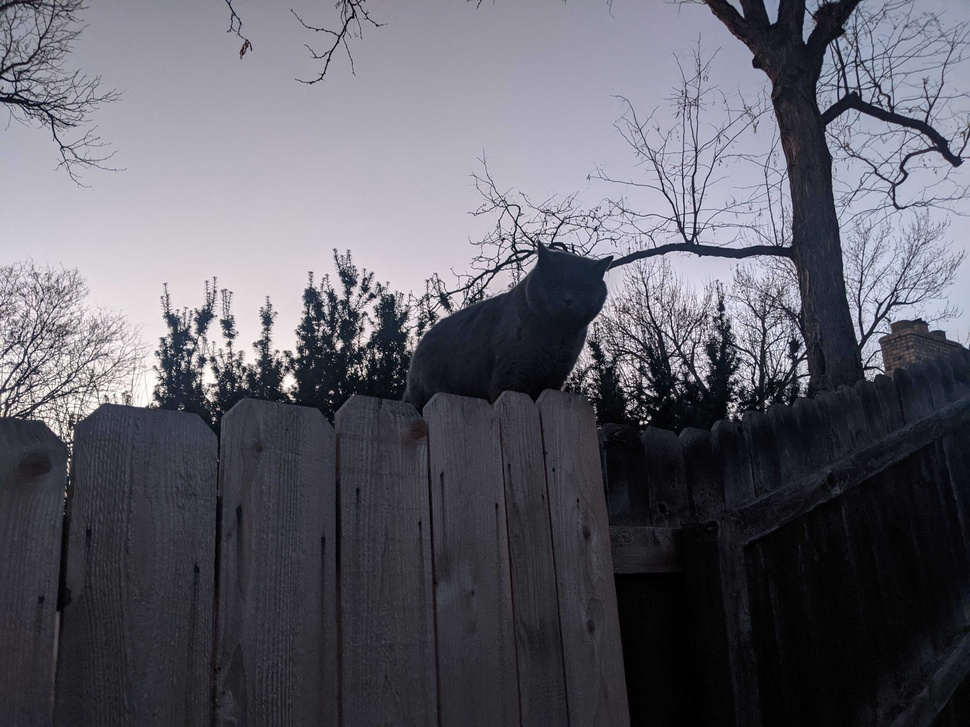
#> input picture project4/LB.jpg, 970 x 727 px, shrunk from 4032 x 3024 before the run
$ jupyter execute project4_Contrast_enhancement.ipynb
#> lines starting #> are read from the running program, lines starting #| are printed output that depends on the picture
# In-class (mini Project 4) -- image enhancement -- MCEN 1030

In this project we'll examine some image processing tools within a Python package called scikit-image. This package is built on NumPy and is doing a lot of 2D array manipulation "under the hood".

For someone applying the algorithms we will discuss here, there is a logic to them -- the gamma correction described above will darken dark areas for certain values, and brighten them up for others. But there is inarguably an element of "taste" involved, wherein you make an adjustment and assess the results. We will mostly just be experimenting with these tools.

You can read about the documentation here: https://scikit-image.org/docs/0.24.x/user_guide/index.html

...and I'll be asking you to analyze an image from here: https://mars.nasa.gov/mars2020/multimedia/raw-images/

[cell 1]
import numpy as np
import matplotlib
import matplotlib.pyplot as plt
import numpy as np

# if you are running this in Colab, need to uncomment this line:
#!pip install scikit-image
from skimage import io, img_as_float
from skimage.color import rgb2gray
from skimage import exposure

## Examine the unenhanced image

[cell 2]
img= io.imread("LB.jpg")
#> img is the input picture: shape (727, 970, 3); mean R, G, B 95.4, 94.8, 104.1
# img= io.imread("Mars_Perseverance_FRM_1342_0786077120_270ECM_N0622066FHAZ00230_00_2LLJ.png")
bw = rgb2gray(img) # we'll focus on black and white images, and this will turn a color image to black and white
image = img_as_float(bw)

io.imshow(img, cmap=plt.cm.gray)
plt.show()

## Enhance! Part 1

Let's dive straight into some enhancements using code that is lightly modified from the scikit-image documentation. The first type of enhancement we will consider is called "histogram equilization". In this context, we examine a histogram based on the pixel intensities. In the example image above, there are about 12 million pixels, how many of them are all the way black? How many white? How many are 90% white? Et cetera. We can get that information no problem -- I bet we could program it from scratch in NumPy in about 5 minutes since we've already got the image uploaded. But there are built in tools to do that for us.

With "histogram equalization" we are going to modify the intensities of the pixels such that they span the range from black to white "better", with "better" depends on the context. Let's just take a look, it's easier to look at the charts than explain theoretically.

(I actually have picked an extremely tricky example...)

[cell 3]
def plot_img_and_hist(image, axes, bins=256):
    """Plot an image along with its histogram and cumulative histogram."""
    image = img_as_float(image)
    ax_img, ax_hist = axes
    ax_cdf = ax_hist.twinx()

    # Display image
    ax_img.imshow(image, cmap=plt.cm.gray)
    ax_img.set_axis_off()

    # Display histogram
    ax_hist.hist(image.ravel(), bins=bins, histtype='step', color='black')
    ax_hist.ticklabel_format(axis='y', style='scientific', scilimits=(0, 0))
    ax_hist.set_xlabel('Pixel intensity')
    ax_hist.set_xlim(0, 1)
    ax_hist.set_yticks([])

    # Display cumulative distribution
    img_cdf, bins = exposure.cumulative_distribution(image, bins)
    ax_cdf.plot(bins, img_cdf, 'r')
    ax_cdf.set_yticks([])

    return ax_img, ax_hist, ax_cdf


# Contrast stretching
p5, p95 = np.percentile(img, (5, 95))
#> p5 = 5; p95 = 212
img_rescale = exposure.rescale_intensity(img, in_range=(p5, p95))
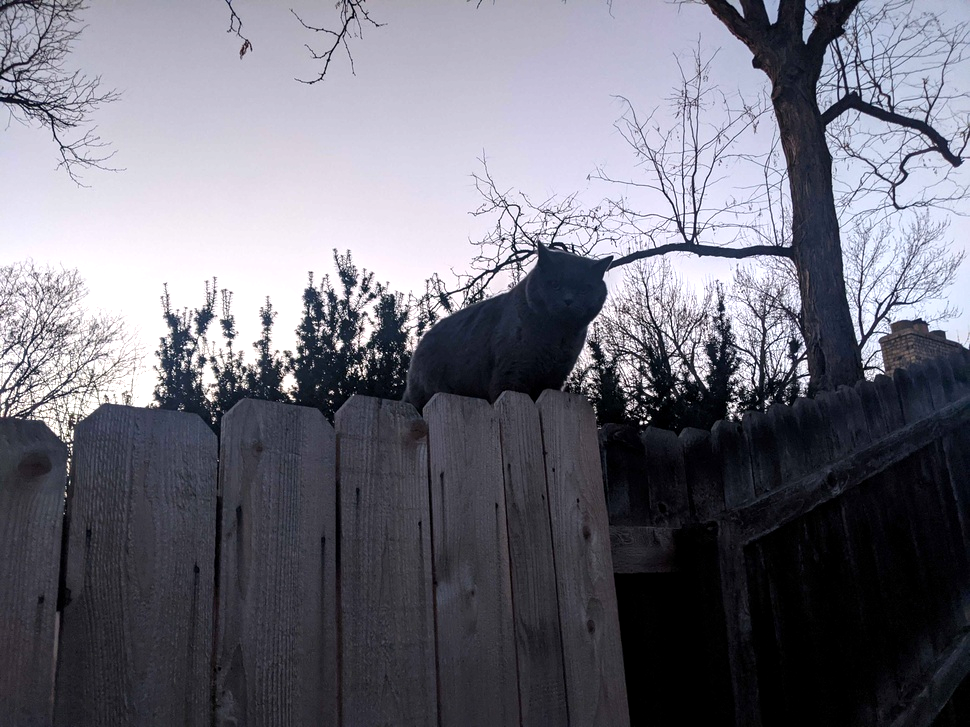
#> img_rescale: shape (727, 970, 3); mean R, G, B 110.2, 109.8, 120.9

# Equalization
img_eq = exposure.equalize_hist(img)
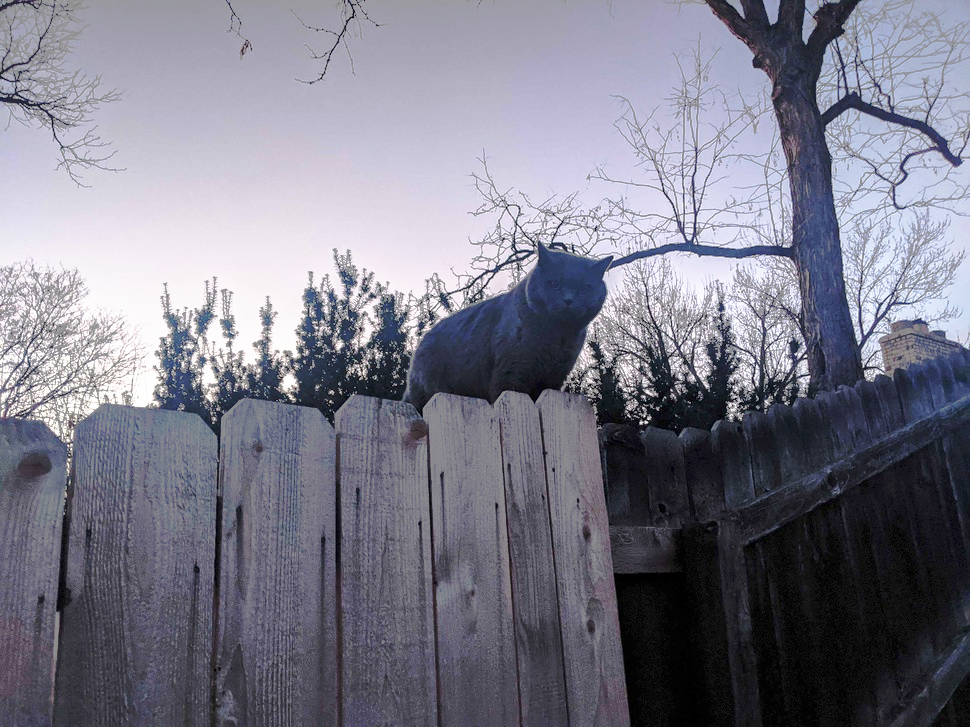
#> img_eq: shape (727, 970, 3) float64; mean R, G, B 0.486, 0.484, 0.54

# Adaptive Equalization
img_adapteq = exposure.equalize_adapthist(img, clip_limit=0.03)
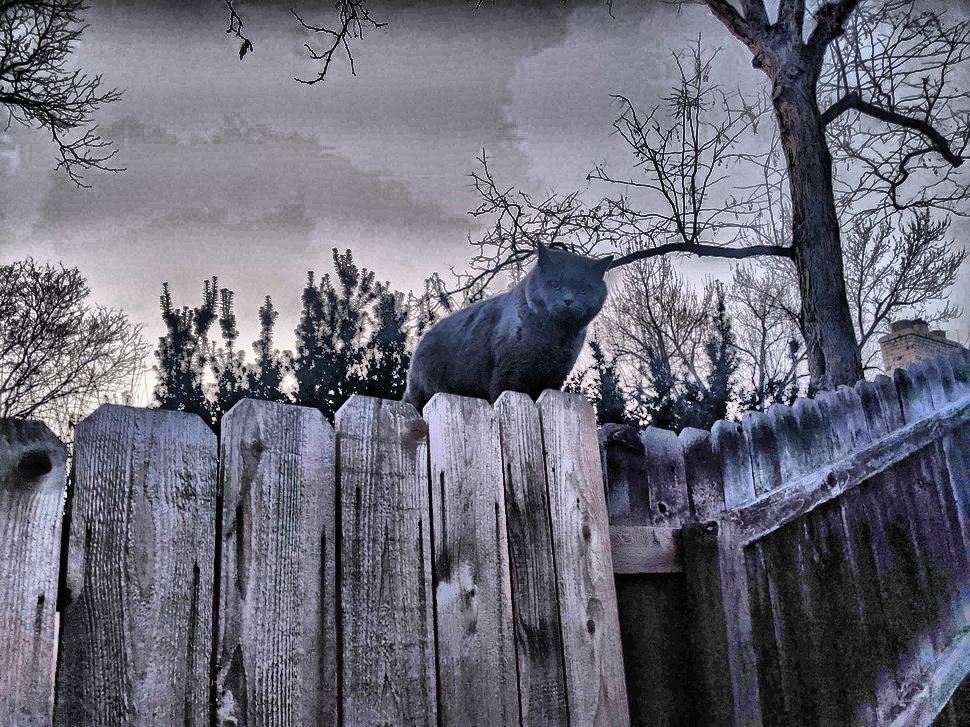
#> img_adapteq: shape (727, 970, 3) float64; mean R, G, B 0.426, 0.424, 0.475

# Display results
fig = plt.figure(figsize=(12, 5))
axes = np.zeros((2, 4), dtype=object)
axes[0, 0] = fig.add_subplot(2, 4, 1)
for i in range(1, 4):
    axes[0, i] = fig.add_subplot(2, 4, 1 + i, sharex=axes[0, 0], sharey=axes[0, 0])
for i in range(0, 4):
    axes[1, i] = fig.add_subplot(2, 4, 5 + i)

ax_img, ax_hist, ax_cdf = plot_img_and_hist(img, axes[:, 0])
#> in plot_img_and_hist, `img_cdf, bins = exposure.cumulative_distribution(image, bins)`: img_cdf = 256 values from 0.00205 to 1; bins = 256 values from 0.00195 to 0.998
ax_img.set_title('Low contrast image')

y_min, y_max = ax_hist.get_ylim()
#> y_min = 0; y_max = 32870.2
ax_hist.set_ylabel('Number of pixels')
ax_hist.set_yticks(np.linspace(0, y_max, 5))

ax_img, ax_hist, ax_cdf = plot_img_and_hist(img_rescale, axes[:, 1])
ax_img.set_title('Contrast stretching')

ax_img, ax_hist, ax_cdf = plot_img_and_hist(img_eq, axes[:, 2])
ax_img.set_title('Histogram equalization')

ax_img, ax_hist, ax_cdf = plot_img_and_hist(img_adapteq, axes[:, 3])
ax_img.set_title('Adaptive equalization')

ax_cdf.set_ylabel('Fraction of total intensity')
ax_cdf.set_yticks(np.linspace(0, 1, 5))

# prevent overlap of y-axis labels
fig.tight_layout()
plt.show()
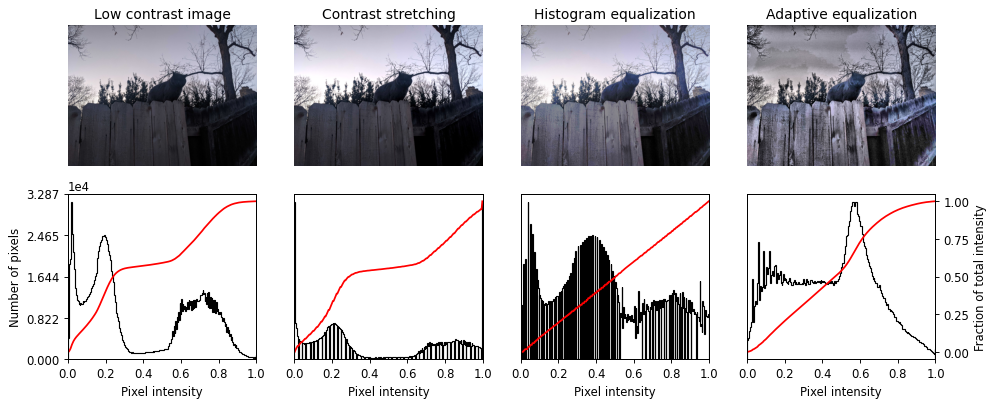
#> figure drawn by matplotlib, 12 panels; panel 12: curve peaks at x = 0.998, y = 1

[cell 4]
fig, (ax1, ax2) = plt.subplots(1, 2, figsize=(13, 6))
ax1.imshow(img)
ax2.imshow(img_rescale)
ax1.set_axis_off()
ax2.set_axis_off()
plt.show()

[cell 5]
fig, (ax1, ax2) = plt.subplots(1, 2, figsize=(13, 6))
ax1.imshow(img)
ax2.imshow(img_eq)
ax1.set_axis_off()
ax2.set_axis_off()
plt.show()

[cell 6]
fig, (ax1, ax2) = plt.subplots(1, 2, figsize=(13, 6))
ax1.imshow(img)
ax2.imshow(img_adapteq)
ax1.set_axis_off()
ax2.set_axis_off()
plt.show()

## Enhance! Part 2

The above algorithms ostensibly stretch out the distribution of pixel intensities to that it better spans the range of possible values. We could also adjust the distributions non-uniformly (non-linearly), and two tools to do that are the "gamma correction" and "log correction".

[cell 7]
def plot_img_and_hist(image, axes, bins=256):
    """Plot an image along with its histogram and cumulative histogram."""
    image = img_as_float(image)
    ax_img, ax_hist = axes
    ax_cdf = ax_hist.twinx()

    # Display image
    ax_img.imshow(image, cmap=plt.cm.gray)
    ax_img.set_axis_off()

    # Display histogram
    ax_hist.hist(image.ravel(), bins=bins, histtype='step', color='black')
    ax_hist.ticklabel_format(axis='y', style='scientific', scilimits=(0, 0))
    ax_hist.set_xlabel('Pixel intensity')
    ax_hist.set_xlim(0, 1)
    ax_hist.set_yticks([])

    # Display cumulative distribution
    img_cdf, bins = exposure.cumulative_distribution(image, bins)
    ax_cdf.plot(bins, img_cdf, 'r')
    ax_cdf.set_yticks([])

    return ax_img, ax_hist, ax_cdf


# Gamma
# there is an adjustable parameter here... putting it at 0.5
gamma_corrected = exposure.adjust_gamma(img, .5)
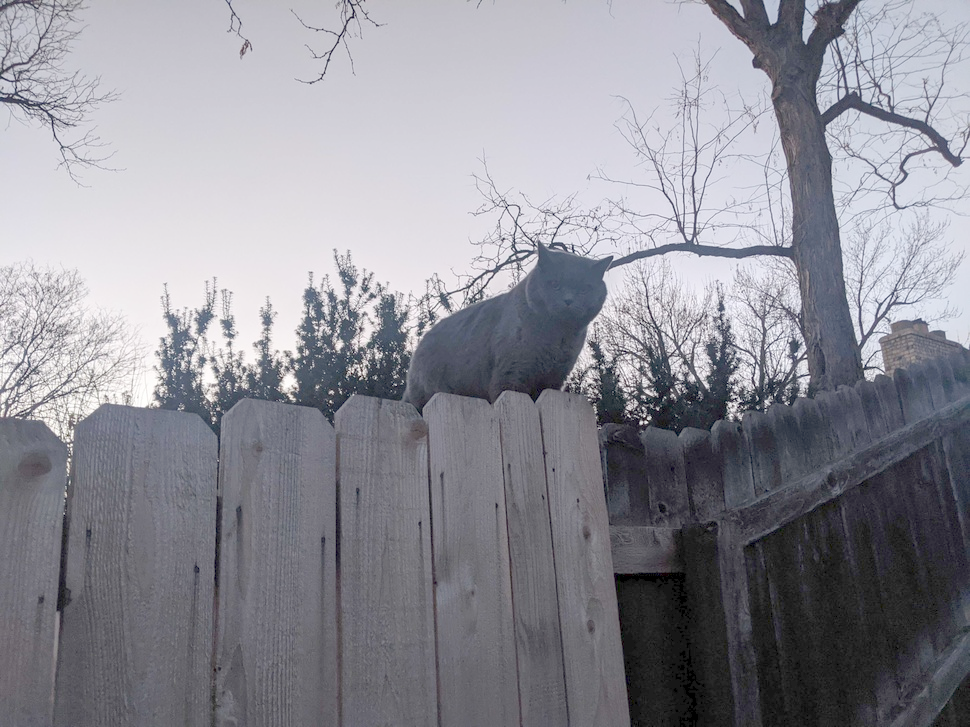
#> gamma_corrected: shape (727, 970, 3); mean R, G, B 141.3, 141.2, 149.5

# Logarithmic
# there is an adjustable parameter here... putting it at 1
logarithmic_corrected = exposure.adjust_log(img, 1)

# Display results
fig = plt.figure(figsize=(12, 5))
axes = np.zeros((2, 3), dtype=object)
axes[0, 0] = plt.subplot(2, 3, 1)
axes[0, 1] = plt.subplot(2, 3, 2, sharex=axes[0, 0], sharey=axes[0, 0])
axes[0, 2] = plt.subplot(2, 3, 3, sharex=axes[0, 0], sharey=axes[0, 0])
axes[1, 0] = plt.subplot(2, 3, 4)
axes[1, 1] = plt.subplot(2, 3, 5)
axes[1, 2] = plt.subplot(2, 3, 6)

ax_img, ax_hist, ax_cdf = plot_img_and_hist(img, axes[:, 0])
#> in plot_img_and_hist, `img_cdf, bins = exposure.cumulative_distribution(image, bins)`: img_cdf = 256 values from 0.00205 to 1; bins = 256 values from 0.00195 to 0.998
ax_img.set_title('Low contrast image')

y_min, y_max = ax_hist.get_ylim()
ax_hist.set_ylabel('Number of pixels')
ax_hist.set_yticks(np.linspace(0, y_max, 5))

ax_img, ax_hist, ax_cdf = plot_img_and_hist(gamma_corrected, axes[:, 1])
ax_img.set_title('Gamma correction')

ax_img, ax_hist, ax_cdf = plot_img_and_hist(logarithmic_corrected, axes[:, 2])
ax_img.set_title('Logarithmic correction')

ax_cdf.set_ylabel('Fraction of total intensity')
ax_cdf.set_yticks(np.linspace(0, 1, 5))

# prevent overlap of y-axis labels
fig.tight_layout()
plt.show()
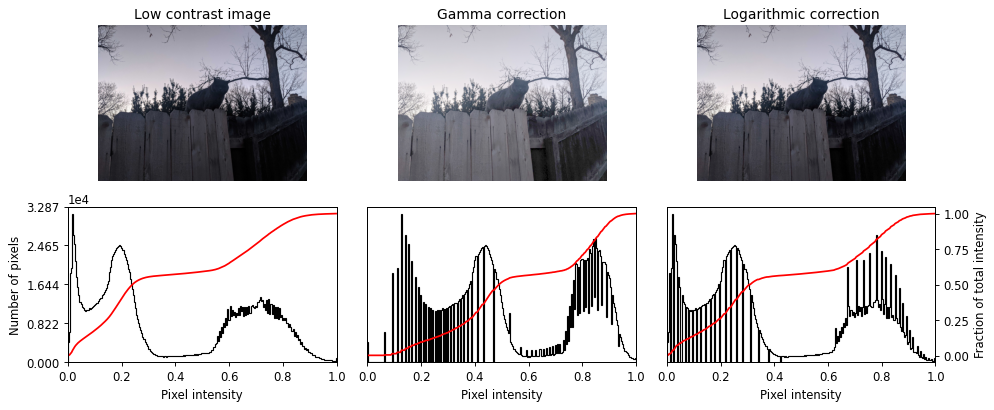
#> figure drawn by matplotlib, 9 panels; panel 9: curve peaks at x = 0.998, y = 1

[cell 8]
fig, (ax1, ax2) = plt.subplots(1, 2, figsize=(13, 6))
ax1.imshow(img)
ax2.imshow(gamma_corrected)
ax1.set_axis_off()
ax2.set_axis_off()
plt.show()

[cell 9]
fig, (ax1, ax2) = plt.subplots(1, 2, figsize=(13, 6))
ax1.imshow(img)
ax2.imshow(logarithmic_corrected)
ax1.set_axis_off()
ax2.set_axis_off()
plt.show()

## Enhance! Part 3

We can of course do multiple operations to the image...

[cell 10]
gamma_corrected = exposure.adjust_gamma(img, .5) # the 0.5 is a tunable parameter
img_gamma_and_eq = exposure.equalize_hist(gamma_corrected)

fig, (ax1, ax2) = plt.subplots(1, 2, figsize=(13, 6))
ax1.imshow(img)
ax2.imshow(img_gamma_and_eq)
ax1.set_axis_off()
ax2.set_axis_off()
plt.show()

$ run again, with project4/Mars_Perseverance_FRM_1342_0786077120_270ECM_N0622066FHAZ00230_00_2LLJ.png saved as project4/LB.jpg
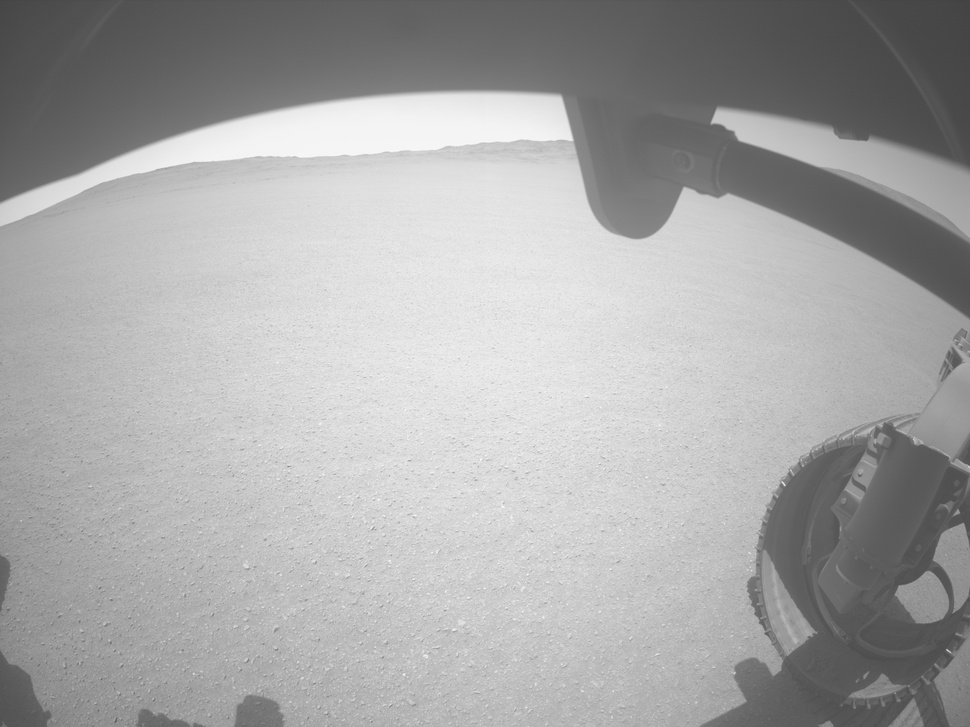
#> input picture project4/Mars_Perseverance_FRM_1342_0786077120_270ECM_N0622066FHAZ00230_00_2LLJ.png, 970 x 727 px, shrunk from 1280 x 960 before the run
#> img is the input picture: shape (727, 970, 3); min 66, max 253, mean 167.4
#> p5 = 83; p95 = 229
#> `img_adapteq = exposure.equalize_adapthist(img, clip_limit=0.03)`:
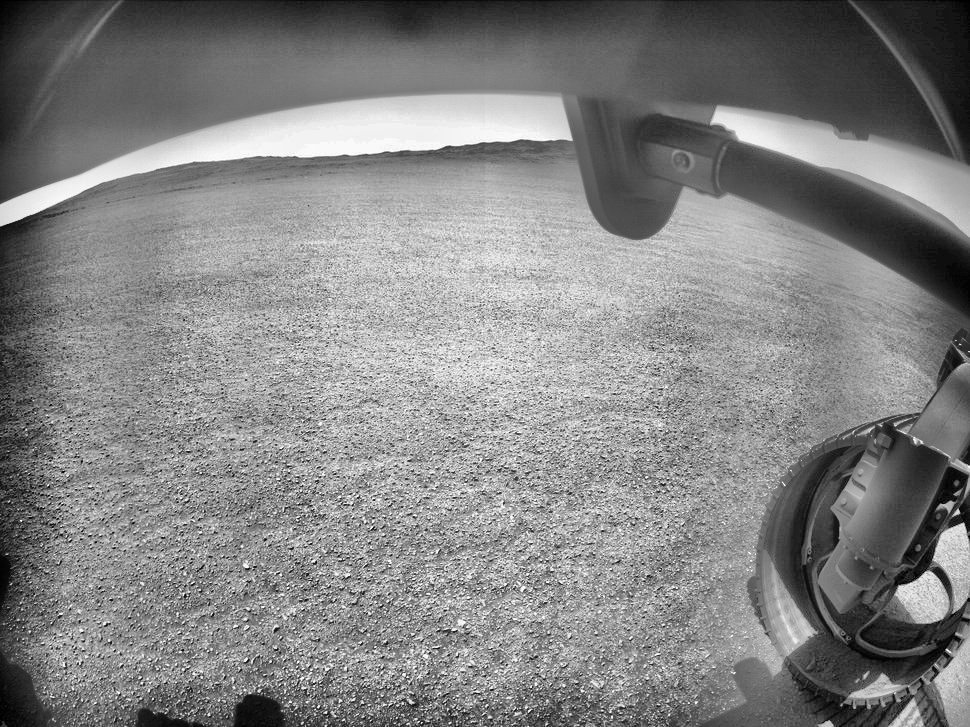
#> img_adapteq: shape (727, 970, 3) float64; min 0, max 1, mean 0.518
#> in plot_img_and_hist, `img_cdf, bins = exposure.cumulative_distribution(image, bins)`: img_cdf = 256 values from 7.09e-06 to 1; bins = 256 values from 0.26 to 0.991
#> y_min = 0; y_max = 26252.1
#> `logarithmic_corrected = exposure.adjust_log(img, 1)`:
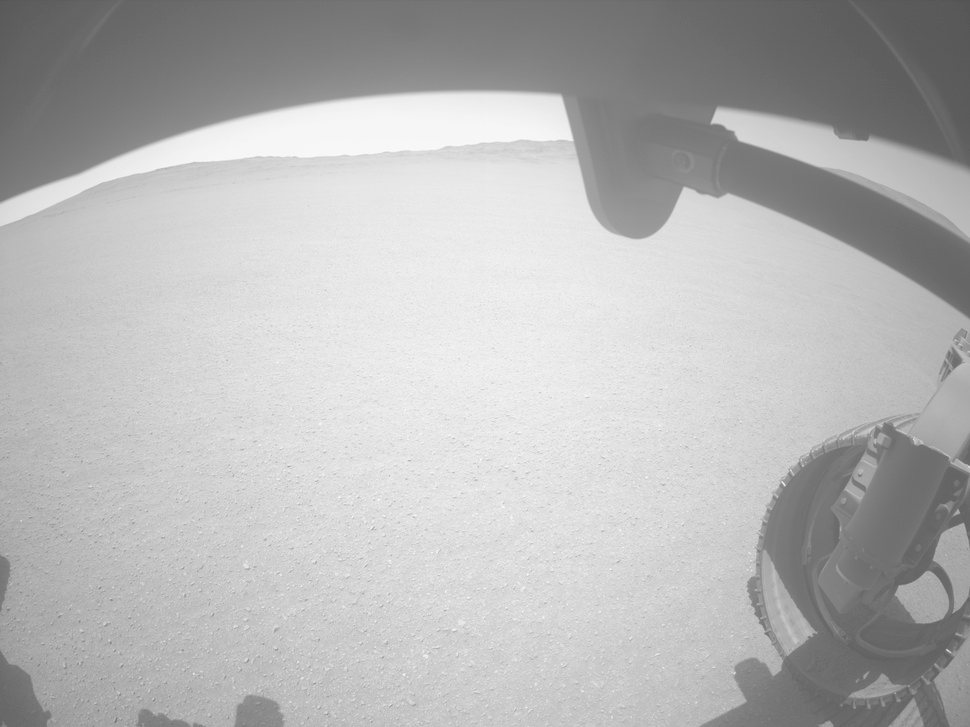
#> logarithmic_corrected: shape (727, 970, 3); min 84, max 253, mean 182.4
#> in plot_img_and_hist, `img_cdf, bins = exposure.cumulative_distribution(image, bins)`: img_cdf = 256 values from 7.09e-06 to 1; bins = 256 values from 0.26 to 0.991
